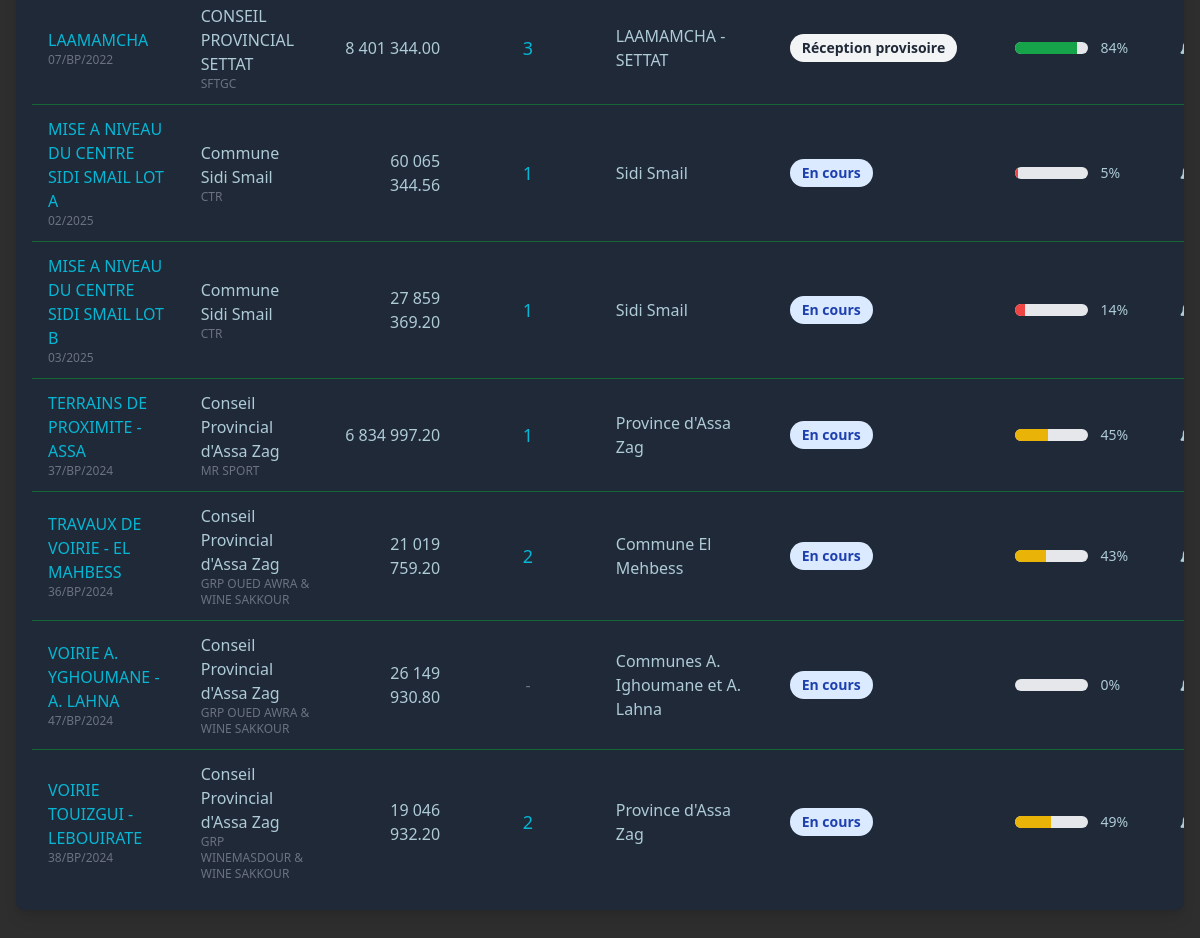
Before: /projets/ (signed in, lower part) with the older database file.
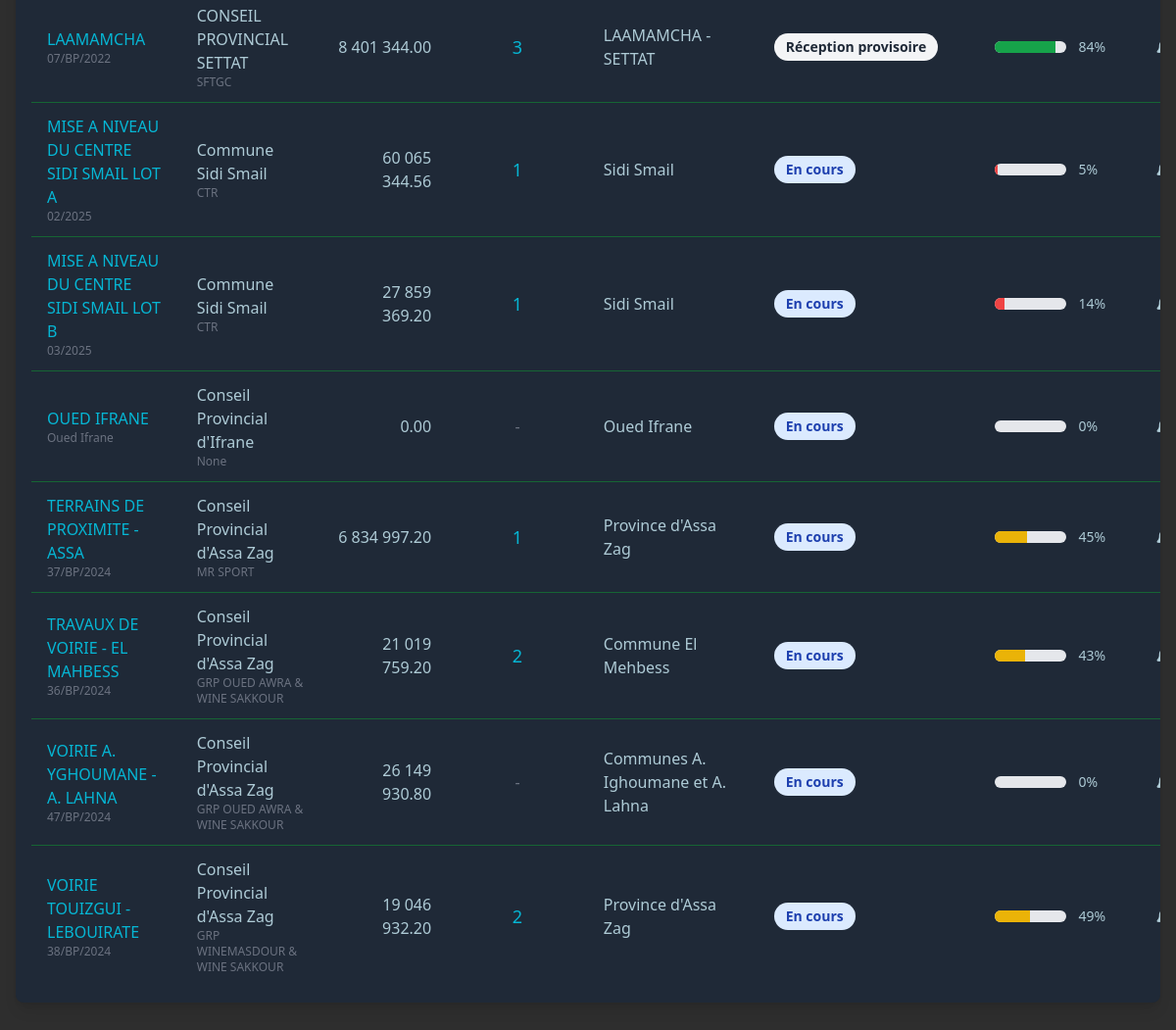
After: the same page with the newer database file.
### projets/models.py (models this page shows, shortened)
class Projet(models.Model):
    TYPE_PROJET = [
        ('VRD', 'Voirie et Réseaux Divers'),
        ('ROUTE', 'Route'),
        ('PONT', 'Pont'),
        ('BATIMENT', 'Bâtiment'),
        ('CONSTRUCTION', 'Construction'),
        ('ASSAINISSEMENT EP', 'Assainissement EP'),
        ('ASSAINISSEMENT EU', 'Assainissement EU'),
        ('ASSAINISSEMENT', 'Assainissement'),
        ('ADDUCTION_EAU_POTABLE', "Adduction d'eau potable"),
        ('EQUIPEMENT', 'Équipement'),
        ('AMENAGEMENT', 'Aménagement'),
        ('GENIE_CIVIL', 'Génie Civil'),
        ('TRAVAUX_PUBLICS', 'Travaux Publics'),
        ('ELECTRICITE', 'Électricité'),
        ('HYDRAULIQUE', 'Hydraulique'),
        ('TELECOMMUNICATION', 'Télécommunication'),
        ('ENVIRONNEMENT', 'Environnement'),
        ('URBANISME', 'Urbanisme'),
        ('ESPACE_PUBLIC', 'Espace Public'),
        ('PLACE_PUBLIQUE', 'Place Publique'),
        ('ESPACE_VERT', 'Espace Vert'),
        ('TERRAINS_SPORTIFS', 'Terrins Sportifs'),
        ('TERRAINS_PROXIMITES', 'Terrains Proximités'),
        ('AUTRE', 'Autre'),
    ]
    class Statut(models.TextChoices):
        APPEL_OFFRE = 'AO', _("Appel d'offre")
        EN_ETUDE = 'ETUDE', _('En étude')
        EN_ATTENTE = 'ATTENTE', _('En attente')
        EN_DEMARRAGE = 'DEM', _('En démarrage')
        EN_COURS = 'COURS', _('En cours')
        EN_ARRET = 'ARRET', _('En arrêt')
        EN_RECEPTION = 'RECEP', _('En réception')
        EN_RECEPTION_PROVISOIRE = 'RECEP_PROV', _('En réception provisoire')
        EN_RECEPTION_DEFINITIVE = 'RECEP_DEF', _('En réception définitive')
        RECEPTION_PROVISOIRE = 'RP', _('Réception provisoire')
        RECEPTION_DEFINITIVE = 'RD', _('Réception définitive')
        CLOTURE = 'CLO', _('Clôturé')
    type_projet = models.CharField(_("Type de projet"), max_length=50, choices=TYPE_PROJET, default='VRD', null=True, blank=True)
    nom = models.CharField(_("Nom du projet"), max_length=50)
    objet = models.TextField(_("Objet du marché"), max_length=200)
    numero = models.CharField(_("Numéro du marché"), max_length=100, unique=True)
    maitre_ouvrage = models.CharField(_("Maître d'ouvrage"), max_length=200)
    localisation = models.CharField(_("Localisation"), max_length=200)
    users = models.ManyToManyField(settings.AUTH_USER_MODEL, verbose_name=_("Utilisateurs"), blank=True, related_name='projets')
    montant = models.DecimalField(_("Montant estimé (DH)"), max_digits=12, decimal_places=2, null=True, blank=True)
    montant_soumission = models.DecimalField(_("Montant de la soumission (DH)"), max_digits=12, decimal_places=2, null=True, blank=True)
    statut = models.CharField(_("Statut"), max_length=15, choices=Statut.choices, default=Statut.APPEL_OFFRE)
    date_debut = models.DateField(_("Date de début prévue"), null=True, blank=True)
    delai = models.IntegerField(_("Délai (jours)"), null=True, blank=True, default=0)
    date_creation = models.DateTimeField(_("Date d'enregistrement"), auto_now_add=True)
    avancement = models.DecimalField(_("Avancement (%)"), max_digits=5, decimal_places=2, default=0.0)
    entreprise = models.ForeignKey('Entreprise', on_delete=models.SET_NULL, null=True, blank=True, verbose_name=_("Entreprise adjudicataire"))
    appel_offre = models.OneToOneField('AppelOffre', on_delete=models.SET_NULL, null=True, blank=True, related_name='projet_associe')
    revisable = models.BooleanField(_("Revisable"), null=True, blank=True, default=False)
    epoque_base = models.DateField(_("Epoque de base"), null=True, blank=True)
    a_traiter = models.BooleanField(_("À traiter (appel d'offre)"), null=True, blank=True, default=False)
    en_retard = models.BooleanField(_("En retard"), null=True, blank=True, default=False)
    reception_validee = models.BooleanField(_("Réception validée"), null=True, blank=True, default=False)
    date_reception = models.DateField(_("Date de réception"), null=True, blank=True)
    date_limite_soumission = models.DateField(_("Date limite de soumission"), null=True, blank=True)
    class Meta:
        verbose_name = _("Projet")
        verbose_name_plural = _("Projets")
        ordering = ['-date_creation']
    def montant_total(self, force_update=False):
        try:
            total_lots = sum(lot.montant_total_ht for lot in self.lots.all())
            nouveau_montant = total_lots * Decimal('1.2')
            ancien_montant = self.montant or Decimal('0')
            montants_different = abs(ancien_montant - nouveau_montant) > Decimal('0.01')
            if force_update or montants_different:
                from django.db import transaction
                with transaction.atomic():
                    Projet.objects.filter(id=self.id).update(montant=nouveau_montant)
                    self.montant = nouveau_montant
            return nouveau_montant
        except Exception as e:
            print(f"Erreur calcul montant projet {self.id}: {e}")
            return self.montant or Decimal('0')
    @property
    def avancement_workflow(self):
        montant_total = self.montant_total()
        dernier_attachement = self.attachements.order_by('-id').first()
        montant_attachements = dernier_attachement.total_montant_ht if dernier_attachement else 0
        if montant_total > 0:
            return round((montant_attachements / montant_total) * 100)
        return 0
    def montant_total_formate(self):
        return "{:,.2f}".format(self.montant_total()).replace(",", " ")

class Entreprise(models.Model):
    nom = models.CharField(_("Nom de l'entreprise"), max_length=200)
    contact = models.CharField(_("Contact"), max_length=150, blank=True)
    email = models.EmailField(_("Email"), blank=True)
    telephone = models.CharField(_("Téléphone"), max_length=20, blank=True)
    adresse = models.TextField(_("Adresse"), blank=True)
    class Meta:
        verbose_name = _("Entreprise")
        verbose_name_plural = _("Entreprises")
    def __str__(self):
        return self.nom

class LotProjet(models.Model):
    projet = models.ForeignKey(Projet, on_delete=models.CASCADE, related_name='lots', verbose_name=_("Projet"))
    nom = models.CharField(_("Nom du lot"), max_length=200)
    description = models.TextField(_("Description"), blank=True)
    class Meta:
        verbose_name = _("Lot du projet")
        verbose_name_plural = _("Lots du projet")
        ordering = ['nom']
    @property
    def montant_total_ht(self):
        total = self.lignes.aggregate(total_ht=Sum('montant_calcule'))['total_ht']
        return total if total is not None else Decimal('0.00')

class Attachement(models.Model):
    STATUT_ATTACHEMENT = [
        ('BROUILLON', 'Brouillon'),
        ('SIGNE', 'Signé'),
        ('TRANSMIS', 'Transmis'),
        ('VALIDE', 'Validé'),
        ('REFUSE', 'Refusé'),
        ('MODIFIE', 'Modifié'),
    ]
    projet = models.ForeignKey('Projet', on_delete=models.CASCADE, related_name='attachements')
    numero = models.CharField(max_length=20, verbose_name="Numéro d'attachement")
    date_etablissement = models.DateField(verbose_name="Date d'établissement")
    date_debut_periode = models.DateField(verbose_name="Date début période")
    date_fin_periode = models.DateField(verbose_name="Date fin période")
    statut = models.CharField(max_length=15, choices=STATUT_ATTACHEMENT, default='BROUILLON')
    observations = models.TextField(blank=True, verbose_name="Observations")
    if getattr(settings, 'USE_CLOUDINARY', False):
        from cloudinary.models import CloudinaryField
        fichier = CloudinaryField('raw', folder='attachements', resource_type='raw', default=None, blank=True, null=True)
    else:
        fichier = models.FileField(upload_to='attachements/%Y/%m/', null=True, blank=True)
    original_filename = models.CharField(max_length=255, blank=True, verbose_name="Nom de fichier original")
    date_creation = models.DateTimeField(auto_now_add=True)
    class Meta:
        verbose_name = "Attachement"
        verbose_name_plural = "Attachements"
        ordering = ['-date_etablissement', '-numero']
    @property
    def total_montant_ht(self):
        return sum(ligne.montant_ligne_realise for ligne in self.lignes_attachement.all())

class LigneAttachement(models.Model):
    attachement = models.ForeignKey('Attachement', on_delete=models.CASCADE, related_name='lignes_attachement')
    ligne_lot = models.ForeignKey('LigneBordereau', on_delete=models.CASCADE, related_name='lignes_attachement')
    numero = models.CharField(_("N°"), max_length=20, null=True, blank=True)
    designation = models.TextField(_("Désignation"))
    unite = models.CharField(_("Unité"), max_length=10, null=True, blank=True)
    quantite_initiale = models.DecimalField(_("Quantité"), max_digits=10, decimal_places=2)
    prix_unitaire = models.DecimalField(_("Prix unitaire (DH)"), max_digits=12, decimal_places=2)
    quantite_realisee = models.DecimalField(max_digits=15, decimal_places=3, default=0, verbose_name="Quantité réalisée")
    quantite_cumulee = models.DecimalField(max_digits=15, decimal_places=3, default=0, verbose_name="Quantité cumulée")
    class Meta:
        verbose_name = "Ligne d'attachement"
        verbose_name_plural = "Lignes d'attachement"
        unique_together = ['attachement', 'ligne_lot']
    @property
    def montant_ligne_realise(self):
        return self.quantite_realisee * self.prix_unitaire

### projets/views/views.py (the view, shortened to what this page needs)
# urls.py: path('projets/', views.liste_projets, name='liste_projets'),
@login_required
def liste_projets(request):
    search_term = request.GET.get('search', '').strip()
    sort_field = request.GET.get('sort')
    sort_order = request.GET.get('order', 'asc')
    can_handler = request.user.is_superuser
    if can_handler:
        projets = Projet.objects.all().order_by('nom')
    else:
        projets = request.user.projets.all().order_by('nom')
    context = {
        'can_handler': can_handler,
        'projets': projets,
        'notification_urgency_levels': Notification.NIVEAU_URGENCE,
        'notification_types': Notification.TYPE_NOTIFICATION,
        'search_term': search_term,  # Pour l'affichage dans le template
    }
    if request.headers.get('HX-Request'):
        return render(request, 'projets/partials/liste_projets_partial.html', context)
    return render(request, 'projets/liste_projets.html', context)

### projets/templates/projets/liste_projets.html (shortened to what this page needs)
<!DOCTYPE html>
<html lang="fr">
<head>
    {% load static %}
    <link rel="stylesheet" href="https://cdnjs.cloudflare.com/ajax/libs/font-awesome/6.4.0/css/all.min.css" />
    <script src="https://cdn.tailwindcss.com"></script>
</head>
<body class="bg-[#2E2E2E] text-[#2B9C62] p-4">
    <div class="mb-8">
        <div id="liste_projets" class="responsive-table-container bg-gray-800 rounded-lg shadow-lg">
            {% include 'projets/partials/liste_projets_partial.html' %}
        </div>
    </div>
</body>
</html>

### projets/templates/projets/partials/liste_projets_partial.html (shortened to what this page needs)
<div class="bg-gray-800 p-4 rounded-lg shadow">
    <table class="min-w-full bg-[#2E2E2E] table-min-width">
        <tbody class="bg-gray-800 divide-y divide-green-800">
            {% for projet in projets %}
            <tr class="text-[#AECBD6] hover:bg-[#3B3B3B] transition-colors">
                <td class="px-4 py-3">
                    <div><a href="{% url 'projets:dashboard' projet.id %}" class="text-cyan-500 hover:text-cyan-600 font-medium">{{ projet.nom }}</a></div>
                    <div class="text-xs text-gray-500">{{ projet.numero }}</div>
                </td>
                <td class="px-4 py-3">
                    <div>{{ projet.maitre_ouvrage }}</div>
                    <div class="text-xs text-gray-500">{{ projet.entreprise }}</div>
                </td>
                <td class="px-4 py-3 text-right print-right font-medium">{{ projet.montant_total_formate }}</td>
                <td class="px-4 py-3 text-center">
                    {% if projet.attachements.all %}
                        <div>
                            <a href="{% url 'projets:liste_attachements' projet.id %}"
                            class="text-cyan-500 hover:text-cyan-600 font-medium text-lg">
                                {{ projet.attachements.count }}
                            </a>
                        </div>
                    {% else %}
                        <span class="text-gray-500">-</span>
                    {% endif %}
                </td>
                <td class="px-4 py-3">{{ projet.localisation }}</td>
                <td class="px-6 py-3 whitespace-nowrap">
                    <span class="px-3 py-1 inline-flex text-sm font-semibold rounded-full
                        {% if projet.statut == 'COURS' %}bg-blue-100 text-blue-800
                        {% elif projet.en_retard %}bg-yellow-100 text-yellow-800
                        {% elif projet.statut|upper == 'RECEP' or projet.statut|upper == 'RECEP_DEF' %}bg-green-100 text-green-800
                        {% else %}bg-gray-100 text-gray-800{% endif %}">
                        {{ projet.get_statut_display }}
                    </span>
                </td>
                <td class="px-4 py-3">
                    <div class="flex items-center space-x-3">
                        <div class="w-full bg-gray-200 rounded-full h-3 overflow-hidden flex-1">
                            <div class="h-3
                                {% if projet.avancement_workflow < 20 %}bg-red-500
                                {% elif projet.avancement_workflow < 40 %}bg-orange-500
                                {% elif projet.avancement_workflow < 60 %}bg-yellow-500
                                {% elif projet.avancement_workflow < 80 %}bg-green-300
                                {% else %}bg-green-600{% endif %}"
                                style="width: {{ projet.avancement_workflow }}%">
                            </div>
                        </div>
                        <span class="text-sm text-[#AECBD6] font-medium min-w-[40px]">{{ projet.avancement_workflow|floatformat:0 }}%</span>
                    </div>
                </td>
                <td class="px-6 py-3 whitespace-nowrap no-print">
                    <div class="flex justify-center items-center space-x-4">
                        <button class="btn-create-notification"
                                data-projet-id="{{ projet.id }}"
                                data-projet-nom="{{ projet.nom }}"
                                title="Créer une notification">
                            <i class="fas fa-bell text-lg"></i>
                        </button>
                    </div>
                </td>
            </tr>
            {% endfor %}
        </tbody>
    </table>
</div>

Changed rows visible on the page:
added Projet: nom "OUED IFRANE", numero "Oued Ifrane", maitre_ouvrage "Conseil Provincial d'Ifrane", entreprise "None", montant_total_formate "0.00", localisation "Oued Ifrane", statut "En cours", avancement_workflow "0"
